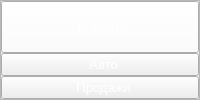
           <widget class="QFrame" name="frame_2">
            <property name="sizePolicy">
             <sizepolicy hsizetype="Preferred" vsizetype="Preferred">
              <horstretch>0</horstretch>
              <verstretch>0</verstretch>
             </sizepolicy>
            </property>
            <property name="frameShape">
             <enum>QFrame::StyledPanel</enum>
            </property>
            <property name="frameShadow">
             <enum>QFrame::Raised</enum>
            </property>
            <layout class="QVBoxLayout" name="verticalLayout_3" stretch="0,0,0">
             <property name="spacing">
              <number>0</number>
             </property>
             <property name="leftMargin">
              <number>0</number>
             </property>
             <property name="topMargin">
              <number>0</number>
             </property>
             <property name="rightMargin">
              <number>0</number>
             </property>
             <property name="bottomMargin">
              <number>0</number>
             </property>
             <item>
              <widget class="QPushButton" name="clientsBtn">
               <property name="sizePolicy">
                <sizepolicy hsizetype="Expanding" vsizetype="Expanding">
                 <horstretch>0</horstretch>
                 <verstretch>0</verstretch>
                </sizepolicy>
               </property>
               <property name="palette">
                <palette>
                 <active>
                  <colorrole role="WindowText">
                   <brush brushstyle="SolidPattern">
                    <color alpha="255">
                     <red>255</red>
                     <green>255</green>
                     <blue>255</blue>
                    </color>
                   </brush>
                  </colorrole>
                  <colorrole role="Button">
                   <brush brushstyle="SolidPattern">
                    <color alpha="255">
                     <red>255</red>
                     <green>255</green>
                     <blue>255</blue>
                    </color>
                   </brush>
                  </colorrole>
                  <colorrole role="Text">
                   <brush brushstyle="SolidPattern">
                    <color alpha="255">
                     <red>255</red>
                     <green>255</green>
                     <blue>255</blue>
                    </color>
                   </brush>
                  </colorrole>
                  <colorrole role="ButtonText">
                   <brush brushstyle="SolidPattern">
                    <color alpha="255">
                     <red>255</red>
                     <green>255</green>
                     <blue>255</blue>
                    </color>
                   </brush>
                  </colorrole>
                  <colorrole role="PlaceholderText">
                   <brush brushstyle="NoBrush">
                    <color alpha="128">
                     <red>255</red>
                     <green>255</green>
                     <blue>255</blue>
                    </color>
                   </brush>
                  </colorrole>
                 </active>
                 <inactive>
                  <colorrole role="WindowText">
                   <brush brushstyle="SolidPattern">
                    <color alpha="255">
                     <red>255</red>
                     <green>255</green>
                     <blue>255</blue>
                    </color>
                   </brush>
                  </colorrole>
                  <colorrole role="Button">
                   <brush brushstyle="SolidPattern">
                    <color alpha="255">
                     <red>255</red>
                     <green>255</green>
                     <blue>255</blue>
                    </color>
                   </brush>
                  </colorrole>
                  <colorrole role="Text">
                   <brush brushstyle="SolidPattern">
                    <color alpha="255">
                     <red>255</red>
                     <green>255</green>
                     <blue>255</blue>
                    </color>
                   </brush>
                  </colorrole>
                  <colorrole role="ButtonText">
                   <brush brushstyle="SolidPattern">
                    <color alpha="255">
                     <red>255</red>
                     <green>255</green>
                     <blue>255</blue>
                    </color>
                   </brush>
                  </colorrole>
                  <colorrole role="PlaceholderText">
                   <brush brushstyle="NoBrush">
                    <color alpha="128">
                     <red>255</red>
                     <green>255</green>
                     <blue>255</blue>
                    </color>
                   </brush>
                  </colorrole>
                 </inactive>
                 <disabled>
                  <colorrole role="WindowText">
                   <brush brushstyle="SolidPattern">
                    <color alpha="255">
                     <red>255</red>
                     <green>255</green>
                     <blue>255</blue>
                    </color>
                   </brush>
                  </colorrole>
                  <colorrole role="Button">
                   <brush brushstyle="SolidPattern">
                    <color alpha="255">
                     <red>255</red>
                     <green>255</green>
                     <blue>255</blue>
                    </color>
                   </brush>
                  </colorrole>
                  <colorrole role="Text">
                   <brush brushstyle="SolidPattern">
                    <color alpha="255">
                     <red>255</red>
                     <green>255</green>
                     <blue>255</blue>
                    </color>
                   </brush>
                  </colorrole>
                  <colorrole role="ButtonText">
                   <brush brushstyle="SolidPattern">
                    <color alpha="255">
                     <red>255</red>
                     <green>255</green>
                     <blue>255</blue>
                    </color>
                   </brush>
                  </colorrole>
                  <colorrole role="PlaceholderText">
                   <brush brushstyle="NoBrush">
                    <color alpha="128">
                     <red>255</red>
                     <green>255</green>
                     <blue>255</blue>
                    </color>
                   </brush>
                  </colorrole>
                 </disabled>
                </palette>
               </property>
               <property name="font">
                <font>
                 <pointsize>10</pointsize>
                </font>
               </property>
               <property name="cursor">
                <cursorShape>PointingHandCursor</cursorShape>
               </property>
               <property name="toolTip">
                <string>Клиенты</string>
               </property>
               <property name="styleSheet">
                <string notr="true">color: rgb(255, 255, 255);</string>
               </property>
               <property name="text">
                <string>  Клиенты</string>
               </property>
               <property name="icon">
                <iconset resource="resources_rc.qrc">
                 <normaloff>:/icons/Icons/users.svg</normaloff>:/icons/Icons/users.svg</iconset>
               </property>
               <property name="iconSize">
                <size>
                 <width>40</width>
                 <height>40</height>
                </size>
               </property>
               <property name="autoRepeat">
                <bool>false</bool>
               </property>
              </widget>
             </item>
             <item>
              <widget class="QPushButton" name="carBtn">
               <property name="palette">
                <palette>
                 <active>
                  <colorrole role="WindowText">
                   <brush brushstyle="SolidPattern">
                    <color alpha="255">
                     <red>255</red>
                     <green>255</green>
                     <blue>255</blue>
                    </color>
                   </brush>
                  </colorrole>
                  <colorrole role="Text">
                   <brush brushstyle="SolidPattern">
                    <color alpha="255">
                     <red>255</red>
                     <green>255</green>
                     <blue>255</blue>
                    </color>
                   </brush>
                  </colorrole>
                  <colorrole role="ButtonText">
                   <brush brushstyle="SolidPattern">
                    <color alpha="255">
                     <red>255</red>
                     <green>255</green>
                     <blue>255</blue>
                    </color>
                   </brush>
                  </colorrole>
                  <colorrole role="PlaceholderText">
                   <brush brushstyle="NoBrush">
                    <color alpha="128">
                     <red>255</red>
                     <green>255</green>
                     <blue>255</blue>
                    </color>
                   </brush>
                  </colorrole>
                 </active>
                 <inactive>
                  <colorrole role="WindowText">
                   <brush brushstyle="SolidPattern">
                    <color alpha="255">
                     <red>255</red>
                     <green>255</green>
                     <blue>255</blue>
                    </color>
                   </brush>
                  </colorrole>
                  <colorrole role="Text">
                   <brush brushstyle="SolidPattern">
                    <color alpha="255">
                     <red>255</red>
                     <green>255</green>
                     <blue>255</blue>
                    </color>
                   </brush>
                  </colorrole>
                  <colorrole role="ButtonText">
                   <brush brushstyle="SolidPattern">
                    <color alpha="255">
                     <red>255</red>
                     <green>255</green>
                     <blue>255</blue>
                    </color>
                   </brush>
                  </colorrole>
                  <colorrole role="PlaceholderText">
                   <brush brushstyle="NoBrush">
                    <color alpha="128">
                     <red>255</red>
                     <green>255</green>
                     <blue>255</blue>
                    </color>
                   </brush>
                  </colorrole>
                 </inactive>
                 <disabled>
                  <colorrole role="WindowText">
                   <brush brushstyle="SolidPattern">
                    <color alpha="255">
                     <red>255</red>
                     <green>255</green>
                     <blue>255</blue>
                    </color>
                   </brush>
                  </colorrole>
                  <colorrole role="Text">
                   <brush brushstyle="SolidPattern">
                    <color alpha="255">
                     <red>255</red>
                     <green>255</green>
                     <blue>255</blue>
                    </color>
                   </brush>
                  </colorrole>
                  <colorrole role="ButtonText">
                   <brush brushstyle="SolidPattern">
                    <color alpha="255">
                     <red>255</red>
                     <green>255</green>
                     <blue>255</blue>
                    </color>
                   </brush>
                  </colorrole>
                  <colorrole role="PlaceholderText">
                   <brush brushstyle="NoBrush">
                    <color alpha="128">
                     <red>255</red>
                     <green>255</green>
                     <blue>255</blue>
                    </color>
                   </brush>
                  </colorrole>
                 </disabled>
                </palette>
               </property>
               <property name="font">
                <font>
                 <pointsize>10</pointsize>
                </font>
               </property>
               <property name="cursor">
                <cursorShape>PointingHandCursor</cursorShape>
               </property>
               <property name="toolTip">
                <string>Автомобили</string>
               </property>
               <property name="styleSheet">
                <string notr="true">color: rgb(255, 255, 255);</string>
               </property>
               <property name="text">
                <string>  Авто</string>
               </property>
               <property name="icon">
                <iconset resource="resources_rc.qrc">
                 <normaloff>:/icons/Icons/truck.svg</normaloff>:/icons/Icons/truck.svg</iconset>
               </property>
               <property name="iconSize">
                <size>
                 <width>40</width>
                 <height>40</height>
                </size>
               </property>
               <property name="shortcut">
                <string/>
               </property>
              </widget>
             </item>
             <item>
              <widget class="QPushButton" name="saleBtn">
               <property name="palette">
                <palette>
                 <active>
                  <colorrole role="WindowText">
                   <brush brushstyle="SolidPattern">
                    <color alpha="255">
                     <red>255</red>
                     <green>255</green>
                     <blue>255</blue>
                    </color>
                   </brush>
                  </colorrole>
                  <colorrole role="Text">
                   <brush brushstyle="SolidPattern">
                    <color alpha="255">
                     <red>255</red>
                     <green>255</green>
                     <blue>255</blue>
                    </color>
                   </brush>
                  </colorrole>
                  <colorrole role="ButtonText">
                   <brush brushstyle="SolidPattern">
                    <color alpha="255">
                     <red>255</red>
                     <green>255</green>
                     <blue>255</blue>
                    </color>
                   </brush>
                  </colorrole>
                  <colorrole role="PlaceholderText">
                   <brush brushstyle="NoBrush">
                    <color alpha="128">
                     <red>255</red>
                     <green>255</green>
                     <blue>255</blue>
                    </color>
                   </brush>
                  </colorrole>
                 </active>
                 <inactive>
                  <colorrole role="WindowText">
                   <brush brushstyle="SolidPattern">
                    <color alpha="255">
                     <red>255</red>
                     <green>255</green>
                     <blue>255</blue>
                    </color>
                   </brush>
                  </colorrole>
                  <colorrole role="Text">
                   <brush brushstyle="SolidPattern">
                    <color alpha="255">
                     <red>255</red>
                     <green>255</green>
                     <blue>255</blue>
                    </color>
                   </brush>
                  </colorrole>
                  <colorrole role="ButtonText">
                   <brush brushstyle="SolidPattern">
                    <color alpha="255">
                     <red>255</red>
                     <green>255</green>
                     <blue>255</blue>
                    </color>
                   </brush>
                  </colorrole>
                  <colorrole role="PlaceholderText">
                   <brush brushstyle="NoBrush">
                    <color alpha="128">
                     <red>255</red>
                     <green>255</green>
                     <blue>255</blue>
                    </color>
                   </brush>
                  </colorrole>
                 </inactive>
                 <disabled>
                  <colorrole role="WindowText">
                   <brush brushstyle="SolidPattern">
                    <color alpha="255">
                     <red>255</red>
                     <green>255</green>
                     <blue>255</blue>
                    </color>
                   </brush>
                  </colorrole>
                  <colorrole role="Text">
                   <brush brushstyle="SolidPattern">
                    <color alpha="255">
                     <red>255</red>
                     <green>255</green>
                     <blue>255</blue>
                    </color>
                   </brush>
                  </colorrole>
                  <colorrole role="ButtonText">
                   <brush brushstyle="SolidPattern">
                    <color alpha="255">
                     <red>255</red>
                     <green>255</green>
                     <blue>255</blue>
                    </color>
                   </brush>
                  </colorrole>
                  <colorrole role="PlaceholderText">
                   <brush brushstyle="NoBrush">
                    <color alpha="128">
                     <red>255</red>
                     <green>255</green>
                     <blue>255</blue>
                    </color>
                   </brush>
                  </colorrole>
                 </disabled>
                </palette>
               </property>
               <property name="font">
                <font>
                 <pointsize>10</pointsize>
                </font>
               </property>
               <property name="cursor">
                <cursorShape>PointingHandCursor</cursorShape>
               </property>
               <property name="toolTip">
                <string>Продажи</string>
               </property>
               <property name="styleSheet">
                <string notr="true">color: rgb(255, 255, 255);</string>
               </property>
               <property name="text">
                <string>  Продажи</string>
               </property>
               <property name="icon">
                <iconset resource="resources_rc.qrc">
                 <normaloff>:/icons/Icons/dollar-sign.svg</normaloff>:/icons/Icons/dollar-sign.svg</iconset>
               </property>
               <property name="iconSize">
                <size>
                 <width>40</width>
                 <height>40</height>
                </size>
               </property>
              </widget>
             </item>
            </layout>
           </widget>
